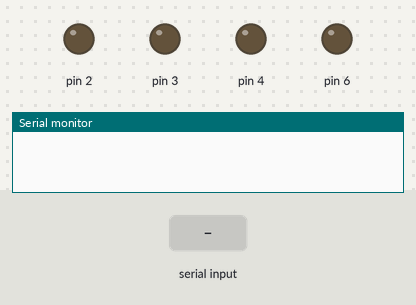
A sketch run on a simulated Arduino Uno, built with avr-gcc and run on an emulated ATmega328P. On the bench: output pins drawn as LEDs (lit = HIGH), the last lines printed to the serial monitor. The inputs (shaded band) are chosen by the test bench. Pins used as bus, display or sensor lines are not drawn.

Above: at 1.2 s.
1.3 s: "30,150\n" received over Serial
At 1.8 s:
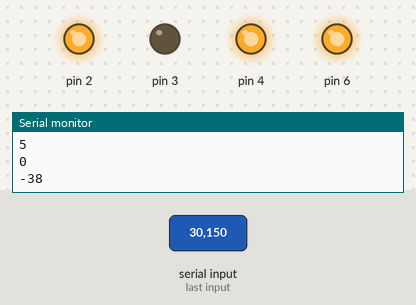
2.8 s: "90,45\n" received over Serial
4.3 s: "200\n" received over Serial
5.8 s: "5\n" received over Serial
Timing chart, 0 to 8.3 s (numbered marks = the images above; inputs shaded):
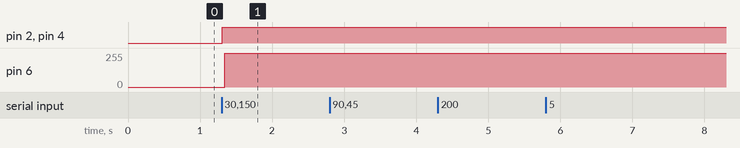

Measured:
- after the input at 1.3 s, pin 2, pin 4: LOW → HIGH at once; pin 6: 0/255 → 255/255 at once

The sketch:

_____.ino
```cpp
char a=HIGH;
char b=LOW;
void display(int n)
{
   	  digitalWrite(6, b);

  if(n>>0&0x1)
      digitalWrite(1, a);
  else
      digitalWrite(1, b);
  if(n>>1&0x1)
      digitalWrite(2, a);
  else
      digitalWrite(2, b);
  if(n>>2&0x1)
      digitalWrite(3, a);
  else
      digitalWrite(3, b);
  if(n>>3&0x1)
      digitalWrite(4, a);
  else
      digitalWrite(4, b);

 	  digitalWrite(6, a);
}
void setup()
{
    pinMode(1, OUTPUT);
    pinMode(2, OUTPUT);
    pinMode(3, OUTPUT);
    pinMode(4, OUTPUT);
     pinMode(6, OUTPUT);
    Serial.begin(9600);
}
int income=0;
void loop()
{

  if(Serial.available())
  {

  	Serial.println(income=Serial.read()-48);
    display(income);
  }


}
```
